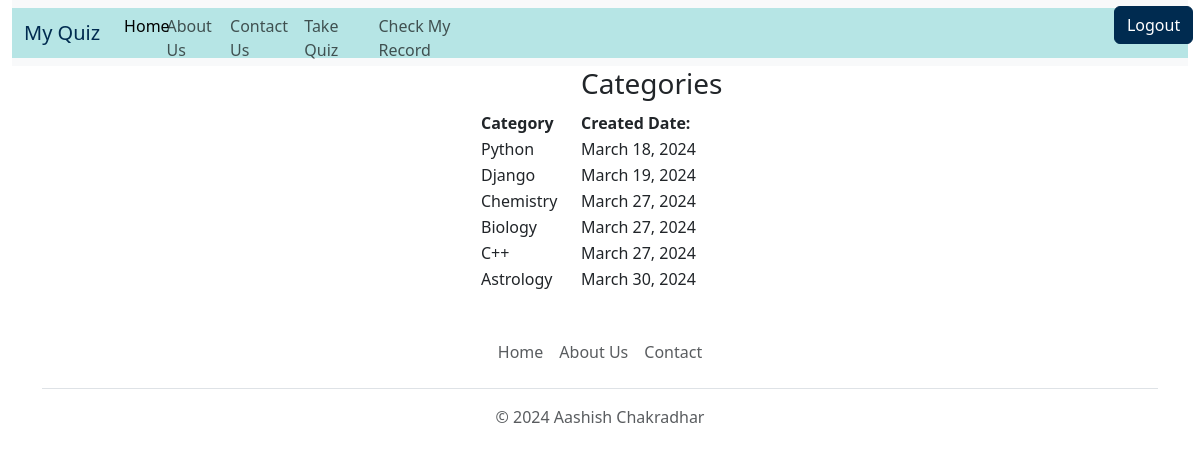
The page /view-category on the database as committed earlier.
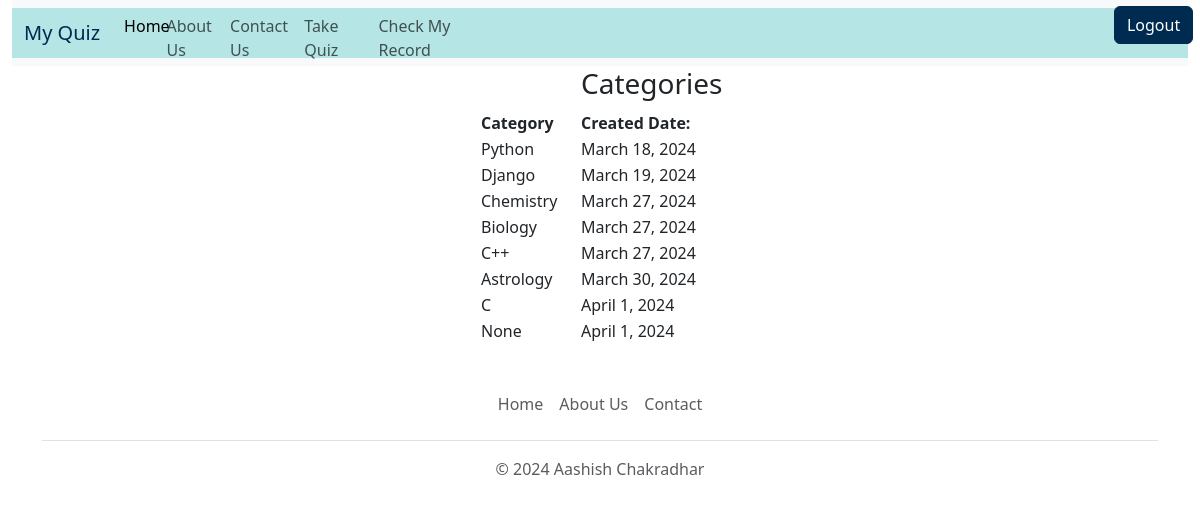
The same page on the database as committed later.
### quiz/models.py (models this page shows)
class BaseModel(models.Model):
    uid=models.UUIDField(primary_key=True,default=uuid.uuid4,editable=False)
    created_at=models.DateField(auto_now_add=True)
    updated_at=models.DateField(auto_now=True)
    class Meta:
        abstract=True

class Category(BaseModel):
    category_name = models.CharField(max_length=15, default='Uncatogarized')
    def __str__(self):
        return self.category_name

### quiz/views.py (the view)
# urls.py: path('view-category',views.view_category,name='view_category'),
def view_category(request):
    try:
        all_category = Category.objects.all()
        context = {'categories': all_category}
        return render(request, 'view_category.html', context)
    except Exception as e:
        messages.error(request,str(e))
        return render(request,"index.html")

### templates/view_category.html (shortened to what this page needs)
{% extends "base.html" %}
{% block body %}
    <div style="width:30%; text-align: left; margin-left:40%;">
        <table>
            <tr>
                <th></th>
                <th>
                    <h3>Categories</h3>
                </th>
            </tr>
            <tr>
                <th style="width:100px">
                    Category
                </th>
                <th style="width:200px">
                    Created Date:
                </th>
            </tr>
            {% for category in categories %}
                <tr>
                    <td>
                        {{category}}
                    </td>
                    <td>
                        {{category.created_at}}
                    </td>
                </tr>
            {% endfor %}
        </table>
    </div>
{% endblock body %}

Rows that differ between the two databases and show on the page:
added Category: category_name "C", created_at "April 1, 2024"
added Category: category_name "None", created_at "April 1, 2024"
